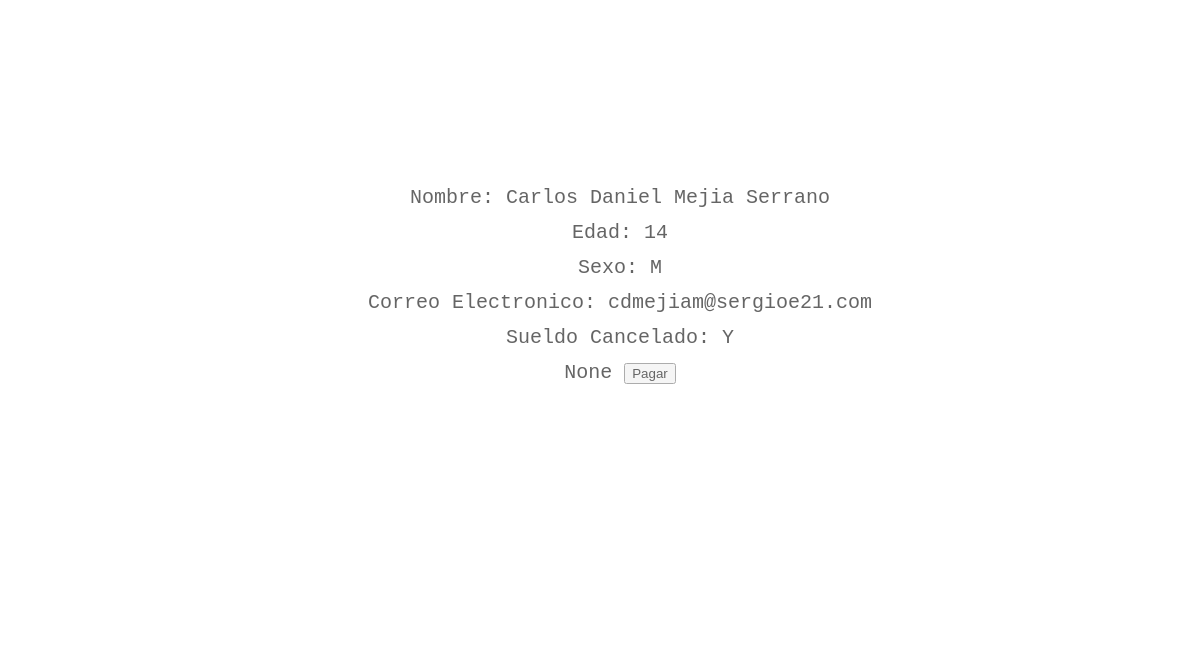
/2, run on the app's committed database.
### workers/models.py (models this page shows, shortened)
class Worker(models.Model):
	pp = (
		('Y','Yes'),
		('N','No'),
		)
	sx = (
		('F','Female'),
		('M','Male'),
		)
	last_name =  models.CharField(max_length=100)
	first_name = models.CharField(max_length=100)
	age = models.CharField(max_length=3,default=1)
	sex = models.CharField(max_length=1,choices=sx)
	email = models.EmailField(default='s@sergioe21.com')
	paid = models.CharField(max_length=1,choices = pp)
	url_background = models.CharField(max_length=500,default='http://www.vallourec-ra2013.com/assets/img/background/background-univ-petrole-degrade.png')
	def get_paid(self):
		self.paid = 'Y'
		self.save()

### workers/views.py (the view)
# urls.py: url(r'^(?P<worker_id>[0-9]+)', views.details, name='details'),
def details(request,worker_id):
	data = Worker.objects.get(pk=worker_id)
	return render(request,'workers/base.html',{'wk':data})

### workers/templates/workers/base.html (shortened to what this page needs)
{% load staticfiles %}
<html>
   <head>
   	<link rel="stylesheet" href="{% static 'workers/base.css' %}">
</head>
<body background='{{ wk.url_background }}'>
  <header><a href="/admin/">Admin Site</a></header>
  <article>
    <div>
    <ul>
      <li>Nombre: {{ wk.first_name }} {{ wk.last_name }}</li>
      <li>Edad: {{wk.age}}</li>
      <li>Sexo: {{wk.sex}}</li>
      <li>Correo Electronico: {{wk.email}}</li>
      <li>Sueldo Cancelado: {{wk.paid}}</li>
      <li> <form action="/{{wk.id}}">
    	{{ wk.get_paid }}
    	<input type="submit" value="Pagar">
      </li>
    </ul>
    </div>
  </article>
</body>
</html>

### workers/static/workers/base.css (style rules this page uses)
div { background-color: #ffffff; border-radius:10px; position: absolute; top: 20%; left: 20%; width: 60%; height: 60%; opacity: 0.6; }
li { text-align: center; list-style-type: none; }
ul { font-family: 'Courier New', Courier, 'Lucida Sans Typewriter', 'Lucida Typewriter', monospace; color: #000000; font-size:20px; text-align:center; line-height: 35px; font-style: inherit; }
a { text-decoration: none; color: white; }
header { text-align: right; }

### data on the page
Worker: first_name "Carlos Daniel", last_name "Mejia Serrano", age "14", sex "M", email "cdmejiam@sergioe21.com", paid "Y", get_paid "None"
